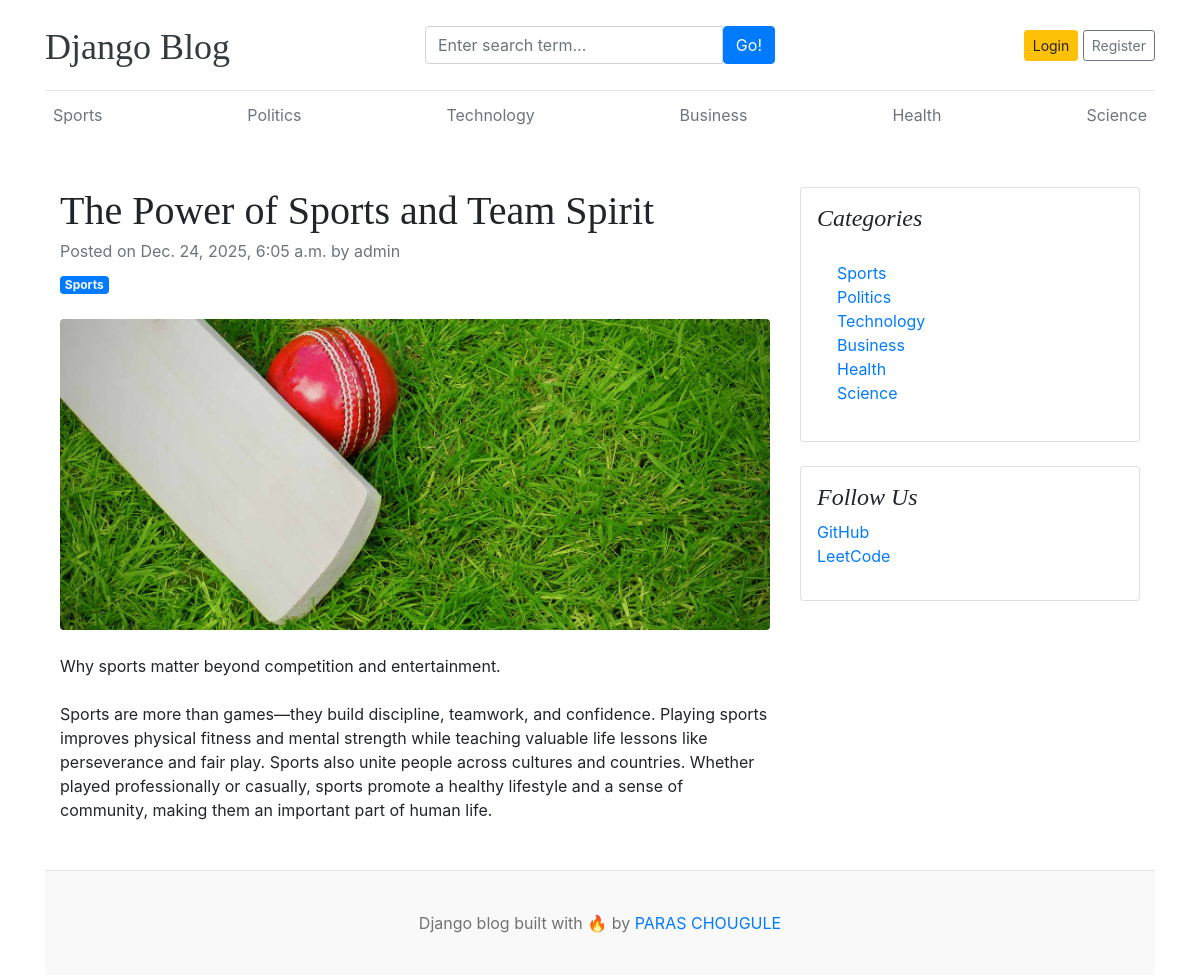
The app's page /blogs/the-power-of-sports-and-team-spirit/ with its own data.
### blogs/models.py (models this page shows, shortened)
class Category(models.Model):
    category_name = models.CharField(max_length=50, unique=True)
    created_at = models.DateTimeField(auto_now_add=True)
    updated_at = models.DateTimeField(auto_now=True)
    class Meta:
        verbose_name_plural = 'categories'
    def __str__(self):
        return self.category_name

class Blog(models.Model):
    title = models.CharField(max_length=100)
    slug = models.SlugField(max_length=150, unique=True, blank=True)
    category = models.ForeignKey(Category, on_delete=models.CASCADE)
    author = models.ForeignKey(User, on_delete=models.CASCADE)
    featured_image = models.ImageField(upload_to='uploads/%y/%m/%d')
    short_description = models.TextField(max_length=500)
    blog_body = models.TextField(max_length=2000)
    status = models.CharField(max_length=20, choices=STATUS_CHOICES, default="draft")
    is_featured = models.BooleanField(default=False)
    created_at = models.DateTimeField(auto_now_add=True)
    updated_at = models.DateTimeField(auto_now=True)

### assignments/models.py (models this page shows, shortened)
class SocialLink(models.Model):
    platform = models.CharField(max_length=50)
    link = models.URLField(max_length=50)
    created_at = models.DateTimeField(auto_now_add=True)
    updated_at = models.DateTimeField(auto_now=True)

### blogs/views.py (the view)
# urls.py: path('blogs/<slug:slug>/',blogViews.blogs, name="blogs"),
def blogs(request, slug):
    single_blog = get_object_or_404(Blog, slug=slug)
    context = {
        'single_blog' :single_blog,
    }
    return render(request, 'blogs.html', context)

### blogs/context_processors.py (called while the page is built)
def get_categories(request):
    categories = Category.objects.all()
    return dict(categories=categories)

def get_social_links(request):
    social_links = SocialLink.objects.all()
    return dict( social_links = social_links )

### templates/blogs.html
{% extends 'base.html' %}
{% block content %}
<div class="container mt-5">
    <div class="row">
        <div class="col-lg-8">
            <article>
                <header class="mb-4">
                    <h1 class="fw-bolder mb-1">{{ single_blog.title }}</h1>
                    <div class="text-muted fst-italic mb-2">Posted on {{ single_blog.created_at }} by admin</div>
                    <a class="badge bg-primary text-decoration-none text-light" href="#!"> {{ single_blog.category }}</a>
                </header>
                <figure class="mb-4"><img class="img-fluid rounded" src="{{ single_blog.featured_image.url }}" alt="category_image" /></figure>
                <section class="mb-5">
                    <p class="fs-5 mb-4">{{ single_blog.short_description }}</p>
                    <p class="fs-5 mb-4">{{ single_blog.blog_body }}</p>
                    </section>
            </article>
        </div>
        <div class="col-lg-4">
            <div class="card mb-4 p-3">
                <h4 class="font-italic">Categories</h4>
                <div class="card-body">
                    <div class="row">
                        <div class="col-sm-6">
                            <ul class="list-unstyled mb-0">
                                {% for i in categories %}
                                <li><a href="{% url 'posts_by_category' i.id %}">{{i.category_name}}</a></li>
                                {% endfor %}
                            </ul>
                        </div>
                    </div>
                </div>
            </div>
             {% if social_links %}
                <div class="card mb-4 p-3">
                    <h4 class="font-italic">Follow Us</h4>
                    <ol class="list-unstyled">
                        {% for i in social_links%}
                        <li><a href= "{{i.link}}" target = "_blank" >{{ i.platform }}</a></li>
                        {% endfor %}
                    </ol>
                </div>
            {% endif %}
        </div>
    </div>
</div>
{% endblock %}

### templates/base.html (shortened to what this page needs)
{% load static %}
<!DOCTYPE html>
<html lang="en">
<head>
    <link href="https://getbootstrap.com/docs/4.0/dist/css/bootstrap.min.css" rel="stylesheet">
    <link href="{% static 'css/blog.css' %}" rel="stylesheet">
  </head>
<body>
    <div class="container">
      <header class="blog-header py-3">
        <div class="row flex-nowrap justify-content-between align-items-center">
          <div class="col-4 pt-1">
            <a class="blog-header-logo text-dark" href="/">Django Blog</a>
          </div>
          <div class="col-4">
            <form action="{% url 'search' %}" method="get">
              <div class="input-group">
                <input class="form-control" type="text" name="keyword" placeholder="Enter search term..." aria-label="Enter search term..." aria-describedby="button-search" />
                <button type="submit" class="btn btn-primary" id="button-search" type="button">Go!</button>
              </div>
            </form>
          </div>
          <div class="col-4 d-flex justify-content-end align-items-center">
            {% if user.is_authenticated %}
            <a href="{% url 'logout' %}">Logout</a>
            {% else %}
              <a class="btn btn-sm btn-warning" href="{% url 'login' %}">Login</a> &nbsp;
              <a class="btn btn-sm btn-outline-secondary" href="{% url 'register' %} ">Register</a>
            {% endif %}
          </div>
        </div>
      </header>
      <div class="nav-scroller py-1 mb-2">
        <nav class="nav d-flex justify-content-between">
          {% for i in categories %}
          <a class="p-2 text-muted" href="{% url 'posts_by_category' i.id %}">{{i}}</a>
          {% endfor %}
        </nav>
      </div>
{% block content %}
{% endblock %}
<footer class="blog-footer">
  <p>Django blog built with 🔥 by <a href="#">PARAS CHOUGULE</a></p>
</footer>
</body>
</html>

### blog_main/static/css/blog.css (style rules this page uses)
.blog-header { border-bottom: 1px solid #e5e5e5; }
.blog-header-logo { font-family: "Playfair Display", Georgia, "Times New Roman", serif; font-size: 2.25rem; }
h1, h2, h3, h4, h5, h6 { font-family: "Playfair Display", Georgia, "Times New Roman", serif; }
.blog-footer { padding: 2.5rem 0; color: #727272; text-align: center; background-color: #f9f9f9; border-top: .05rem solid #e5e5e5; }
.blog-footer p:last-child { margin-bottom: 0; }

### records on screen
Category: category_name "Sports"
Category: category_name "Politics"
Category: category_name "Technology"
Category: category_name "Business"
Category: category_name "Health"
Category: category_name "Science"
Blog: title "The Power of Sports and Team Spirit", created_at "Dec. 24, 2025, 6:05 a.m.", category "Sports", featured_image (picture), short_description "Why sports matter beyond competition and entertainment.", blog_body "Sports are more than games—they build discipline, teamwork, and confidence. Playing sports improves physical fitness and mental strength while teaching valuable life lessons like perseverance and fair play. Sports also unite people across cultures and countries. Whether played professionally or casually, sports promote a healthy lifestyle and a sense of community, making them an important part of human life."
SocialLink: platform "GitHub"
SocialLink: platform "LeetCode"
